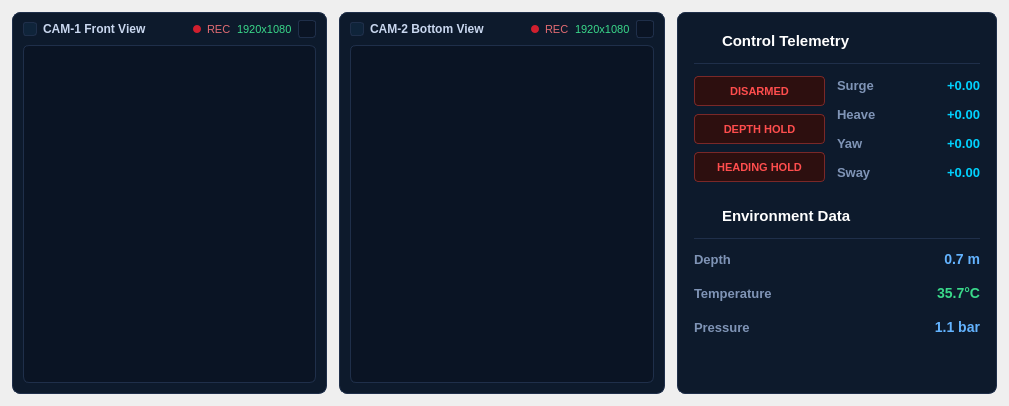
     <widget class="QFrame" name="contentFrame">
      <property name="styleSheet">
       <string>QFrame#contentFrame { background-color: #081322; }
QFrame.panel { background-color: #111e31; border: 1px solid #1f2f4a; border-radius: 8px; }
QLabel.panelTitle { color: #c9d7ef; font-size: 12px; font-weight: 600; }
QLabel.panelSubtle { color: #7f94b6; font-size: 11px; }
QLabel.panelValue { color: #39d98a; font-weight: 600; font-size: 12px; }</string>
      </property>
      <layout class="QHBoxLayout" name="contentLayout">
       <property name="spacing">
        <number>12</number>
       </property>
       <property name="leftMargin">
        <number>12</number>
       </property>
       <property name="topMargin">
        <number>12</number>
       </property>
       <property name="rightMargin">
        <number>12</number>
       </property>
       <property name="bottomMargin">
        <number>12</number>
       </property>
       <item>
        <widget class="QFrame" name="cam1Frame">
         <property name="minimumSize">
          <size>
           <width>0</width>
           <height>340</height>
          </size>
         </property>
         <property name="styleSheet">
          <string>QFrame#cam1Frame { background-color: #0d1a2c; border: 1px solid #1f2f4a; border-radius: 8px; }</string>
         </property>
         <layout class="QVBoxLayout" name="cam1Layout">
          <property name="spacing">
           <number>6</number>
          </property>
          <property name="leftMargin">
           <number>10</number>
          </property>
          <property name="topMargin">
           <number>6</number>
          </property>
          <property name="rightMargin">
           <number>10</number>
          </property>
          <property name="bottomMargin">
           <number>10</number>
          </property>
          <item>
           <layout class="QHBoxLayout" name="cam1HeaderLayout">
            <property name="spacing">
             <number>6</number>
            </property>
            <item>
             <widget class="QLabel" name="cam1Icon">
              <property name="minimumSize">
               <size>
                <width>14</width>
                <height>14</height>
               </size>
              </property>
              <property name="maximumSize">
               <size>
                <width>14</width>
                <height>14</height>
               </size>
              </property>
              <property name="styleSheet">
               <string>QLabel#cam1Icon { background-color: #0f243a; border: 1px solid #1f2f4a; border-radius: 3px; }</string>
              </property>
              <property name="text">
               <string/>
              </property>
              <property name="pixmap">
               <pixmap>../logo/video.png</pixmap>
              </property>
              <property name="scaledContents">
               <bool>true</bool>
              </property>
             </widget>
            </item>
            <item>
             <widget class="QLabel" name="cam1Title">
              <property name="styleSheet">
               <string>QLabel#cam1Title { color: #c9d7ef; font-size: 12px; font-weight: 600; }</string>
              </property>
              <property name="text">
               <string>CAM-1 Front View</string>
              </property>
             </widget>
            </item>
            <item>
             <spacer name="cam1HeaderSpacer">
              <property name="orientation">
               <enum>Qt::Horizontal</enum>
              </property>
              <property name="sizeHint" stdset="0">
               <size>
                <width>40</width>
                <height>20</height>
               </size>
              </property>
             </spacer>
            </item>
            <item>
             <widget class="QLabel" name="cam1RecDot">
              <property name="minimumSize">
               <size>
                <width>8</width>
                <height>8</height>
               </size>
              </property>
              <property name="maximumSize">
               <size>
                <width>8</width>
                <height>8</height>
               </size>
              </property>
              <property name="styleSheet">
               <string>QLabel#cam1RecDot { background-color: #d11f2e; border-radius: 4px; }</string>
              </property>
              <property name="text">
               <string/>
              </property>
             </widget>
            </item>
            <item>
             <widget class="QLabel" name="cam1RecLabel">
              <property name="styleSheet">
               <string>QLabel#cam1RecLabel { color: #e36b72; font-size: 11px; }</string>
              </property>
              <property name="text">
               <string>REC</string>
              </property>
             </widget>
            </item>
            <item>
             <widget class="QLabel" name="cam1Resolution">
              <property name="styleSheet">
               <string>QLabel#cam1Resolution { color: #39d98a; font-size: 11px; }</string>
              </property>
              <property name="text">
               <string>1920x1080</string>
              </property>
             </widget>
            </item>
            <item>
             <widget class="QPushButton" name="cam1FullscreenButton">
              <property name="minimumSize">
               <size>
                <width>18</width>
                <height>18</height>
               </size>
              </property>
              <property name="maximumSize">
               <size>
                <width>18</width>
                <height>18</height>
               </size>
              </property>
              <property name="styleSheet">
               <string>QPushButton#cam1FullscreenButton { color: #9db1d1; border: 1px solid #1f2f4a; border-radius: 3px; background-color: #0a1424; font-size: 10px; }</string>
              </property>
              <property name="text">
               <string/>
              </property>
              <property name="icon">
               <iconset>
                <normaloff>../logo/maximize-2.png</normaloff>../logo/maximize-2.png</iconset>
              </property>
              <property name="iconSize">
               <size>
                <width>14</width>
                <height>14</height>
               </size>
              </property>
             </widget>
            </item>
           </layout>
          </item>
          <item>
           <widget class="QFrame" name="cam1View">
            <property name="styleSheet">
             <string>QFrame#cam1View { background-color: #0a1424; border: 1px solid #1f2f4a; border-radius: 6px; }</string>
            </property>
           </widget>
          </item>
         </layout>
        </widget>
       </item>
       <item>
        <widget class="QFrame" name="cam2Frame">
         <property name="minimumSize">
          <size>
           <width>0</width>
           <height>340</height>
          </size>
         </property>
         <property name="styleSheet">
          <string>QFrame#cam2Frame { background-color: #0d1a2c; border: 1px solid #1f2f4a; border-radius: 8px; }</string>
         </property>
         <layout class="QVBoxLayout" name="cam2Layout">
          <property name="spacing">
           <number>6</number>
          </property>
          <property name="leftMargin">
           <number>10</number>
          </property>
          <property name="topMargin">
           <number>6</number>
          </property>
          <property name="rightMargin">
           <number>10</number>
          </property>
          <property name="bottomMargin">
           <number>10</number>
          </property>
          <item>
           <layout class="QHBoxLayout" name="cam2HeaderLayout">
            <property name="spacing">
             <number>6</number>
            </property>
            <item>
             <widget class="QLabel" name="cam2Icon">
              <property name="minimumSize">
               <size>
                <width>14</width>
                <height>14</height>
               </size>
              </property>
              <property name="maximumSize">
               <size>
                <width>14</width>
                <height>14</height>
               </size>
              </property>
              <property name="styleSheet">
               <string>QLabel#cam2Icon { background-color: #0f243a; border: 1px solid #1f2f4a; border-radius: 3px; }</string>
              </property>
              <property name="text">
               <string/>
              </property>
              <property name="pixmap">
               <pixmap>../logo/video.png</pixmap>
              </property>
              <property name="scaledContents">
               <bool>true</bool>
              </property>
             </widget>
            </item>
            <item>
             <widget class="QLabel" name="cam2Title">
              <property name="styleSheet">
               <string>QLabel#cam2Title { color: #c9d7ef; font-size: 12px; font-weight: 600; }</string>
              </property>
              <property name="text">
               <string>CAM-2 Bottom View</string>
              </property>
             </widget>
            </item>
            <item>
             <spacer name="cam2HeaderSpacer">
              <property name="orientation">
               <enum>Qt::Horizontal</enum>
              </property>
              <property name="sizeHint" stdset="0">
               <size>
                <width>40</width>
                <height>20</height>
               </size>
              </property>
             </spacer>
            </item>
            <item>
             <widget class="QLabel" name="cam2RecDot">
              <property name="minimumSize">
               <size>
                <width>8</width>
                <height>8</height>
               </size>
              </property>
              <property name="maximumSize">
               <size>
                <width>8</width>
                <height>8</height>
               </size>
              </property>
              <property name="styleSheet">
               <string>QLabel#cam2RecDot { background-color: #d11f2e; border-radius: 4px; }</string>
              </property>
              <property name="text">
               <string/>
              </property>
             </widget>
            </item>
            <item>
             <widget class="QLabel" name="cam2RecLabel">
              <property name="styleSheet">
               <string>QLabel#cam2RecLabel { color: #e36b72; font-size: 11px; }</string>
              </property>
              <property name="text">
               <string>REC</string>
              </property>
             </widget>
            </item>
            <item>
             <widget class="QLabel" name="cam2Resolution">
              <property name="styleSheet">
               <string>QLabel#cam2Resolution { color: #39d98a; font-size: 11px; }</string>
              </property>
              <property name="text">
               <string>1920x1080</string>
              </property>
             </widget>
            </item>
            <item>
             <widget class="QPushButton" name="cam2FullscreenButton">
              <property name="minimumSize">
               <size>
                <width>18</width>
                <height>18</height>
               </size>
              </property>
              <property name="maximumSize">
               <size>
                <width>18</width>
                <height>18</height>
               </size>
              </property>
              <property name="styleSheet">
               <string>QPushButton#cam2FullscreenButton { color: #9db1d1; border: 1px solid #1f2f4a; border-radius: 3px; background-color: #0a1424; font-size: 10px; }</string>
              </property>
              <property name="text">
               <string/>
              </property>
              <property name="icon">
               <iconset>
                <normaloff>../logo/maximize-2.png</normaloff>../logo/maximize-2.png</iconset>
              </property>
              <property name="iconSize">
               <size>
                <width>14</width>
                <height>14</height>
               </size>
              </property>
             </widget>
            </item>
           </layout>
          </item>
          <item>
           <widget class="QFrame" name="cam2View">
            <property name="styleSheet">
             <string>QFrame#cam2View { background-color: #0a1424; border: 1px solid #1f2f4a; border-radius: 6px; }</string>
            </property>
           </widget>
          </item>
         </layout>
        </widget>
       </item>
       <item>
        <widget class="QFrame" name="rightInfoBox">
         <property name="minimumSize">
          <size>
           <width>320</width>
           <height>0</height>
          </size>
         </property>
         <property name="maximumSize">
          <size>
           <width>320</width>
           <height>16777215</height>
          </size>
         </property>
         <property name="styleSheet">
          <string>QFrame#rightInfoBox { background-color: #0d1a2c; border: 1px solid #1f2f4a; border-radius: 8px; }</string>
         </property>
         <layout class="QVBoxLayout" name="rightInfoLayout">
          <property name="spacing">
           <number>24</number>
          </property>
          <property name="leftMargin">
           <number>16</number>
          </property>
          <property name="topMargin">
           <number>18</number>
          </property>
          <property name="rightMargin">
           <number>16</number>
          </property>
          <property name="bottomMargin">
           <number>18</number>
          </property>
          <item>
           <widget class="QFrame" name="statusFrame">
            <property name="styleSheet">
             <string>QFrame#statusFrame { background-color: transparent; }</string>
            </property>
            <layout class="QVBoxLayout" name="statusLayout">
             <property name="spacing">
              <number>12</number>
             </property>
             <property name="leftMargin">
              <number>0</number>
             </property>
             <property name="topMargin">
              <number>0</number>
             </property>
             <property name="rightMargin">
              <number>0</number>
             </property>
             <property name="bottomMargin">
              <number>0</number>
             </property>
             <item>
              <layout class="QHBoxLayout" name="headerLayout">
               <property name="spacing">
                <number>8</number>
               </property>
               <item>
                <widget class="QLabel" name="statusIcon">
                 <property name="minimumSize">
                  <size>
                   <width>20</width>
                   <height>20</height>
                  </size>
                 </property>
                 <property name="maximumSize">
                  <size>
                   <width>20</width>
                   <height>20</height>
                  </size>
                 </property>
                 <property name="styleSheet">
                  <string>border: none; background: transparent;</string>
                 </property>
                 <property name="text">
                  <string/>
                 </property>
                 <property name="pixmap">
                  <pixmap>../logo/scroll-text-2.png</pixmap>
                 </property>
                 <property name="scaledContents">
                  <bool>true</bool>
                 </property>
                </widget>
               </item>
               <item>
                <widget class="QLabel" name="statusTitle">
                 <property name="styleSheet">
                  <string>QLabel#statusTitle { color: #ffffff; font-size: 15px; font-weight: 600; border: none; background: transparent; }</string>
                 </property>
                 <property name="text">
                  <string>Control Telemetry</string>
                 </property>
                </widget>
               </item>
               <item>
                <spacer name="statusHeaderSpacer">
                 <property name="orientation">
                  <enum>Qt::Horizontal</enum>
                 </property>
                 <property name="sizeHint" stdset="0">
                  <size>
                   <width>40</width>
                   <height>20</height>
                  </size>
                 </property>
                </spacer>
               </item>
              </layout>
             </item>
             <item>
              <widget class="QFrame" name="divider">
               <property name="minimumSize">
                <size>
                 <width>0</width>
                 <height>1</height>
                </size>
               </property>
               <property name="maximumSize">
                <size>
                 <width>16777215</width>
                 <height>1</height>
                </size>
               </property>
               <property name="styleSheet">
                <string>background-color: #1f2f4a; border: none;</string>
               </property>
              </widget>
             </item>
             <item>
              <layout class="QGridLayout" name="statusGrid">
               <property name="horizontalSpacing">
                <number>12</number>
               </property>
               <property name="verticalSpacing">
                <number>10</number>
               </property>
               <item row="0" column="0" rowspan="4" colspan="2">
                <layout class="QVBoxLayout" name="left_layout">
                 <property name="spacing">
                  <number>8</number>
                 </property>
                 <property name="leftMargin">
                  <number>0</number>
                 </property>
                 <property name="topMargin">
                  <number>0</number>
                 </property>
                 <property name="rightMargin">
                  <number>0</number>
                 </property>
                 <property name="bottomMargin">
                  <number>0</number>
                 </property>
                 <item>
                  <widget class="QLabel" name="val_arm">
                   <property name="minimumSize">
                    <size>
                     <width>0</width>
                     <height>30</height>
                    </size>
                   </property>
                   <property name="toolTip">
                    <string>Arming State: ARMED = Motor Aktif, DISARMED = Motor Mati Total</string>
                   </property>
                   <property name="styleSheet">
                    <string>color: #ff4d4d; background-color: #2d0f0f; border: 1px solid #7a2828; border-radius: 4px; padding: 4px 6px; font-weight: 600; font-size: 11px;</string>
                   </property>
                   <property name="text">
                    <string>DISARMED</string>
                   </property>
                   <property name="alignment">
                    <set>Qt::AlignCenter</set>
                   </property>
                  </widget>
                 </item>
                 <item>
                  <widget class="QLabel" name="val_dh">
                   <property name="minimumSize">
                    <size>
                     <width>0</width>
                     <height>30</height>
                    </size>
                   </property>
                   <property name="toolTip">
                    <string>Depth Hold: Kunci kedalaman aktif (PID) atau Manual</string>
                   </property>
                   <property name="styleSheet">
                    <string>color: #ff4d4d; background-color: #2d0f0f; border: 1px solid #7a2828; border-radius: 4px; padding: 4px 6px; font-weight: 600; font-size: 11px;</string>
                   </property>
                   <property name="text">
                    <string>DEPTH HOLD</string>
                   </property>
                   <property name="alignment">
                    <set>Qt::AlignCenter</set>
                   </property>
                  </widget>
                 </item>
                 <item>
                  <widget class="QLabel" name="val_hh">
                   <property name="minimumSize">
                    <size>
                     <width>0</width>
                     <height>30</height>
                    </size>
                   </property>
                   <property name="toolTip">
                    <string>Heading Hold: Kunci arah hadap aktif (PID kompas) atau Manual</string>
                   </property>
                   <property name="styleSheet">
                    <string>color: #ff4d4d; background-color: #2d0f0f; border: 1px solid #7a2828; border-radius: 4px; padding: 4px 6px; font-weight: 600; font-size: 11px;</string>
                   </property>
                   <property name="text">
                    <string>HEADING HOLD</string>
                   </property>
                   <property name="alignment">
                    <set>Qt::AlignCenter</set>
                   </property>
                  </widget>
                 </item>
                </layout>
               </item>
               <item row="0" column="2">
                <widget class="QLabel" name="lbl_su">
                 <property name="toolTip">
                  <string>Surge: Input gerakan maju / mundur</string>
                 </property>
                 <property name="styleSheet">
                  <string>color: #7f94b6; font-size: 13px; font-weight: 600; border: none; background: transparent;</string>
                 </property>
                 <property name="text">
                  <string>Surge</string>
                 </property>
                </widget>
               </item>
               <item row="0" column="3">
                <widget class="QLabel" name="val_su">
                 <property name="styleSheet">
                  <string>color: #00d2ff; font-weight: 600; font-size: 13px; border: none; background: transparent;</string>
                 </property>
                 <property name="text">
                  <string>+0.00</string>
                 </property>
                 <property name="alignment">
                  <set>Qt::AlignRight|Qt::AlignTrailing|Qt::AlignVCenter</set>
                 </property>
                </widget>
               </item>
               <item row="1" column="2">
                <widget class="QLabel" name="lbl_he">
                 <property name="toolTip">
                  <string>Heave: Input gerakan menyelam naik / turun</string>
                 </property>
                 <property name="styleSheet">
                  <string>color: #7f94b6; font-size: 13px; font-weight: 600; border: none; background: transparent;</string>
                 </property>
                 <property name="text">
                  <string>Heave</string>
                 </property>
                </widget>
               </item>
               <item row="1" column="3">
                <widget class="QLabel" name="val_he">
                 <property name="styleSheet">
                  <string>color: #00d2ff; font-weight: 600; font-size: 13px; border: none; background: transparent;</string>
                 </property>
                 <property name="text">
                  <string>+0.00</string>
                 </property>
                 <property name="alignment">
                  <set>Qt::AlignRight|Qt::AlignTrailing|Qt::AlignVCenter</set>
                 </property>
                </widget>
               </item>
               <item row="2" column="2">
                <widget class="QLabel" name="lbl_ya">
                 <property name="toolTip">
                  <string>Yaw: Input gerakan berputar kiri / kanan</string>
                 </property>
                 <property name="styleSheet">
                  <string>color: #7f94b6; font-size: 13px; font-weight: 600; border: none; background: transparent;</string>
                 </property>
                 <property name="text">
                  <string>Yaw</string>
                 </property>
                </widget>
               </item>
               <item row="2" column="3">
                <widget class="QLabel" name="val_ya">
                 <property name="styleSheet">
                  <string>color: #00d2ff; font-weight: 600; font-size: 13px; border: none; background: transparent;</string>
                 </property>
                 <property name="text">
                  <string>+0.00</string>
                 </property>
                 <property name="alignment">
                  <set>Qt::AlignRight|Qt::AlignTrailing|Qt::AlignVCenter</set>
                 </property>
                </widget>
               </item>
               <item row="3" column="2">
                <widget class="QLabel" name="lbl_sw">
                 <property name="toolTip">
                  <string>Sway: Input gerakan geser ke samping</string>
                 </property>
                 <property name="styleSheet">
                  <string>color: #7f94b6; font-size: 13px; font-weight: 600; border: none; background: transparent;</string>
                 </property>
                 <property name="text">
                  <string>Sway</string>
                 </property>
                </widget>
               </item>
               <item row="3" column="3">
                <widget class="QLabel" name="val_sw">
                 <property name="styleSheet">
                  <string>color: #00d2ff; font-weight: 600; font-size: 13px; border: none; background: transparent;</string>
                 </property>
                 <property name="text">
                  <string>+0.00</string>
                 </property>
                 <property name="alignment">
                  <set>Qt::AlignRight|Qt::AlignTrailing|Qt::AlignVCenter</set>
                 </property>
                </widget>
               </item>
              </layout>
             </item>
            </layout>
           </widget>
          </item>
          <item>
           <widget class="QFrame" name="environmentFrame">
            <property name="styleSheet">
             <string>QFrame#environmentFrame { background-color: transparent; }</string>
            </property>
            <layout class="QVBoxLayout" name="environmentLayout">
             <property name="spacing">
              <number>12</number>
             </property>
             <property name="leftMargin">
              <number>0</number>
             </property>
             <property name="topMargin">
              <number>0</number>
             </property>
             <property name="rightMargin">
              <number>0</number>
             </property>
             <property name="bottomMargin">
              <number>0</number>
             </property>
             <item>
              <layout class="QHBoxLayout" name="environmentHeaderLayout">
               <property name="spacing">
                <number>8</number>
               </property>
               <item>
                <widget class="QLabel" name="environmentIcon">
                 <property name="minimumSize">
                  <size>
                   <width>20</width>
                   <height>20</height>
                  </size>
                 </property>
                 <property name="maximumSize">
                  <size>
                   <width>20</width>
                   <height>20</height>
                  </size>
                 </property>
                 <property name="styleSheet">
                  <string>border: none; background: transparent;</string>
                 </property>
                 <property name="text">
                  <string/>
                 </property>
                 <property name="pixmap">
                  <pixmap>../logo/droplets.png</pixmap>
                 </property>
                 <property name="scaledContents">
                  <bool>true</bool>
                 </property>
                </widget>
               </item>
               <item>
                <widget class="QLabel" name="environmentTitle">
                 <property name="styleSheet">
                  <string>QLabel#environmentTitle { color: #ffffff; font-size: 15px; font-weight: 600; border: none; background: transparent; }</string>
                 </property>
                 <property name="text">
                  <string>Environment Data</string>
                 </property>
                </widget>
               </item>
               <item>
                <spacer name="environmentHeaderSpacer">
                 <property name="orientation">
                  <enum>Qt::Horizontal</enum>
                 </property>
                 <property name="sizeHint" stdset="0">
                  <size>
                   <width>40</width>
                   <height>20</height>
                  </size>
                 </property>
                </spacer>
               </item>
              </layout>
             </item>
             <item>
              <widget class="QFrame" name="environmentDivider">
               <property name="minimumSize">
                <size>
                 <width>0</width>
                 <height>1</height>
                </size>
               </property>
               <property name="maximumSize">
                <size>
                 <width>16777215</width>
                 <height>1</height>
                </size>
               </property>
               <property name="styleSheet">
                <string>background-color: #1f2f4a; border: none;</string>
               </property>
              </widget>
             </item>
             <item>
              <layout class="QGridLayout" name="environmentContentLayout">
               <property name="verticalSpacing">
                <number>18</number>
               </property>
               <item row="0" column="0">
                <widget class="QLabel" name="depthLabel">
                 <property name="styleSheet">
                  <string>color: #7f94b6; font-size: 13px; font-weight: 500; border: none;</string>
                 </property>
                 <property name="text">
                  <string>Depth</string>
                 </property>
                </widget>
               </item>
               <item row="0" column="1">
                <widget class="QLabel" name="depthValue">
                 <property name="styleSheet">
                  <string>color: #63b3ff; font-weight: 600; font-size: 14px; border: none; background: transparent;</string>
                 </property>
                 <property name="text">
                  <string>0.7 m</string>
                 </property>
                 <property name="alignment">
                  <set>Qt::AlignRight|Qt::AlignTrailing|Qt::AlignVCenter</set>
                 </property>
                </widget>
               </item>
               <item row="1" column="0">
                <widget class="QLabel" name="tempLabel">
                 <property name="styleSheet">
                  <string>color: #7f94b6; font-size: 13px; font-weight: 500; border: none;</string>
                 </property>
                 <property name="text">
                  <string>Temperature</string>
                 </property>
                </widget>
               </item>
               <item row="1" column="1">
                <widget class="QLabel" name="tempValue">
                 <property name="styleSheet">
                  <string>color: #39d98a; font-weight: 600; font-size: 14px; border: none; background: transparent;</string>
                 </property>
                 <property name="text">
                  <string>35.7°C</string>
                 </property>
                 <property name="alignment">
                  <set>Qt::AlignRight|Qt::AlignTrailing|Qt::AlignVCenter</set>
                 </property>
                </widget>
               </item>
               <item row="2" column="0">
                <widget class="QLabel" name="pressLabel">
                 <property name="styleSheet">
                  <string>color: #7f94b6; font-size: 13px; font-weight: 500; border: none;</string>
                 </property>
                 <property name="text">
                  <string>Pressure</string>
                 </property>
                </widget>
               </item>
               <item row="2" column="1">
                <widget class="QLabel" name="pressValue">
                 <property name="styleSheet">
                  <string>color: #63b3ff; font-weight: 600; font-size: 14px; border: none; background: transparent;</string>
                 </property>
                 <property name="text">
                  <string>1.1 bar</string>
                 </property>
                 <property name="alignment">
                  <set>Qt::AlignRight|Qt::AlignTrailing|Qt::AlignVCenter</set>
                 </property>
                </widget>
               </item>
              </layout>
             </item>
            </layout>
           </widget>
          </item>
          <item>
           <spacer name="rightInfoSpacer">
            <property name="orientation">
             <enum>Qt::Vertical</enum>
            </property>
            <property name="sizeHint" stdset="0">
             <size>
              <width>20</width>
              <height>40</height>
             </size>
            </property>
           </spacer>
          </item>
         </layout>
        </widget>
       </item>
      </layout>
     </widget>
